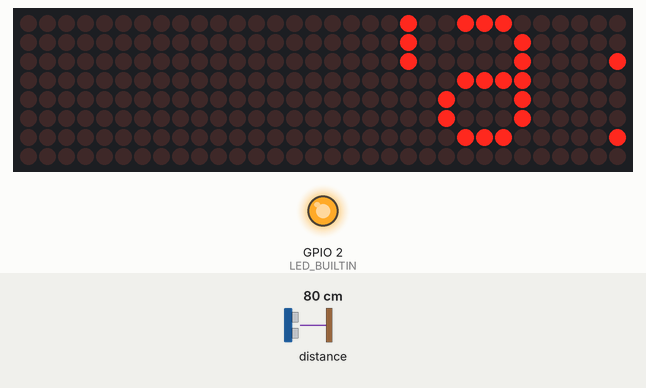
Simulated run of this sketch. Board: ESP32. On the bench: 32×8 LED matrix, output pins drawn as LEDs (lit = HIGH). Dashed ring = blinking. The inputs (shaded band) are chosen by the test bench; at power-on: distance to the obstacle 80 cm. What the sketch prints to the serial monitor is not drawn.

Above: at 19.89 s.
20.2 s: distance to the obstacle set to 2 cm
At 20.9 s:
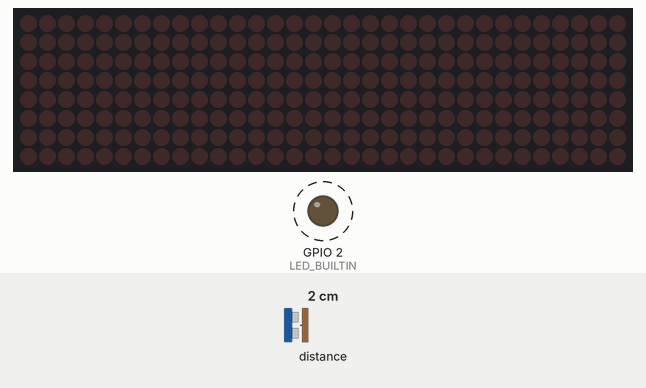
28.1 s: distance to the obstacle set to 35 cm
At 28.78 s:
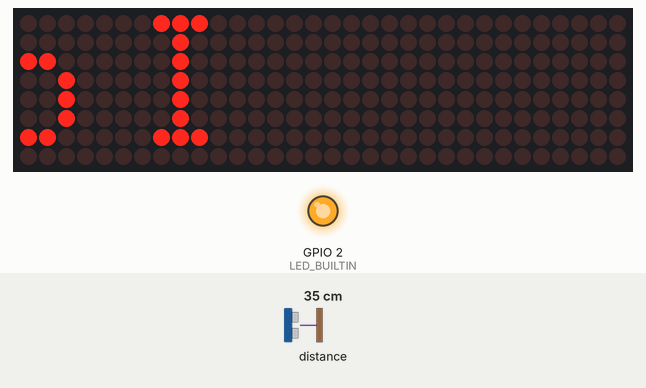
36.0 s: distance to the obstacle set to 4 cm
43.9 s: distance to the obstacle set to 60 cm
At 44.6 s:
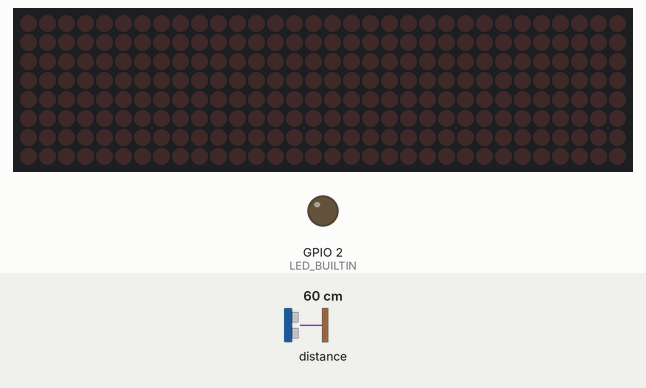
Timing chart, 0 to 52.5 s (numbered marks = the images above; inputs shaded):
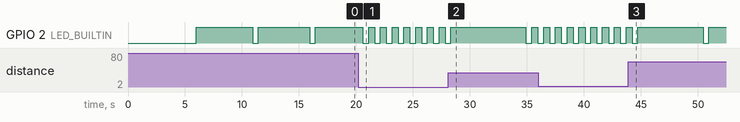

The sketch:

sdist1.ino
```cpp
#include "Adafruit_VL53L0X.h"
#include <MD_Parola.h>
//   https://github.com/MajicDesigns/MD_Parola
#include <MD_MAX72xx.h>
//   https://github.com/MajicDesigns/MD_MAX72xx
#include <SPI.h>

#define HARDWARE_TYPE MD_MAX72XX::PAROLA_HW
#define MAX_DEVICES 4  // Number of modules connected
#define CLK_PIN   16   // SPI SCK pin on UNO
#define DATA_PIN  12   // SPI MOSI pin on UNO
#define CS_PIN    14   // connected to pin 10 on UNO
#define TRIG_DIST 1800
#define MIN_DIST 300
#define DISP_SPEED 30
#define MAXMESS 5
#define BANNERINT 5 //minutes
const bool DBGOUT=false;
Adafruit_VL53L0X lox = Adafruit_VL53L0X();


//MD_Parola P = MD_Parola(HARDWARE_TYPE, CS_PIN, MAX_DEVICES);  // SPI config
MD_Parola P = MD_Parola(HARDWARE_TYPE, DATA_PIN, CLK_PIN, CS_PIN, MAX_DEVICES);

// sets scrolling direction if slider in middle at start
textEffect_t scrollEffect = PA_SCROLL_RIGHT;

textPosition_t scrollAlign = PA_LEFT;  // how to aligh the text
int needsRst = 1;
int dClear = 0;
bool Startup = true;
int scrollPause = 50; // ms of pause after finished displaying message

#define  BUF_SIZE  75  // Maximum of 75 characters
char StartMsg [BUF_SIZE] = {"PDA V1.0"};
char curMessage[MAXMESS][BUF_SIZE] = {{ "DON'T STAND SO CLOSE TO ME!!"}, {"Social distancing is 6 feet."}, {"Please get off my a$$."}, {"Please stand back 6'" }, {"I don't want the Rona! Please back off."}}; // used to hold current message
char startupMessage[BUF_SIZE] = {"WWW.PERSONALDISTANCEALERT.COM"};
char bannerMessage[BUF_SIZE] = {"WWW.PERSONALDISTANCEALERT.COM"};
int myIndx = 0;
unsigned long StartTime;
unsigned long EndTime;


void setup()
{

  pinMode(LED_BUILTIN, OUTPUT);
  Serial.begin(115200);

  // wait until serial port opens for native USB devices
  while (! Serial) {
    delay(1);
  }

  Serial.println("Personal Distance Alert V 1.0");
  // power
  P.begin();  // Start Parola
  // configure Parola
  P.setZoneEffect(0, true, PA_FLIP_LR);
  if (!lox.begin()) {
    if (DBGOUT) {
    Serial.println(F("Failed to boot VL53L0X"));
    }
    while (1);
  }
}

int SetNewMessage(int ndx) {
  int retval = ndx + 1;
  if (retval > MAXMESS) {
    retval = 0;
  }
  //Serial.printf("Setting new message %i\n", retval);
  P.displayText(&curMessage[retval][0], PA_RIGHT, DISP_SPEED, scrollPause, PA_SCROLL_RIGHT, PA_SCROLL_RIGHT);
  //P.displayScroll(&curMessage[retval][0],PA_RIGHT, PA_SCROLL_RIGHT, DISP_SPEED);
  return retval;
}

void ResetBannerTimer() {
  StartTime = millis();
  EndTime = StartTime + (BANNERINT * 60 * 1000);
  if (DBGOUT) {
  Serial.printf("StartTime is %i EndTime is %i\n", StartTime, EndTime);
  }
}

bool CheckBannerTimer() {
  if (DBGOUT) {
  Serial.printf("EndTime is %i CurTime is %i\n", EndTime, millis());
  }
  return millis() > EndTime;
}

void TriggerDisplay() {
  bool Done = false;
  myIndx = SetNewMessage(myIndx);
  Animator();
  needsRst = 1;
}

void Animator() {
  bool Done = false;
  do {
    if (P.displayAnimate()) {
      Done = true;
    }
    delay(10);
  } while (!Done);
}

void DisplayBanner() {
  bool Done = false;
  P.displayText(bannerMessage, PA_RIGHT, DISP_SPEED, scrollPause, PA_SCROLL_RIGHT, PA_SCROLL_RIGHT);
  Animator();
}

void loop() {
  VL53L0X_RangingMeasurementData_t measure;
  if (Startup) {
    bool Done = false;
    P.displayText(startupMessage, PA_RIGHT, DISP_SPEED, scrollPause, PA_SCROLL_RIGHT, PA_SCROLL_RIGHT);
    Animator();
    Startup = false;
  }
  digitalWrite(LED_BUILTIN, HIGH);   // turn the LED on (HIGH is the voltage level)
  lox.rangingTest(&measure, false); // pass in 'true' to get debug data printout!

  if (measure.RangeStatus != 4) {  // phase failures have incorrect data
    int rm = measure.RangeMilliMeter;

    if ((rm > MIN_DIST) && (rm < TRIG_DIST)) {
      if (DBGOUT) {
      Serial.printf("Trigger range is %i mm\n", rm);
      }
      TriggerDisplay();
      ResetBannerTimer();

    } else {
      if (rm > 0) {
        //Serial.printf("Range is %i mm\n", rm);
      }
    }
  }
  delay(500); //Wait for half a second
  digitalWrite(LED_BUILTIN, LOW);   // turn the LED on (HIGH is the voltage level)
  delay(500);                       // wait for half a second
  if (CheckBannerTimer()) {
    DisplayBanner();
    ResetBannerTimer();
  }

}
```

Measured:
- after the input at 28.1 s, the display: changes after 0.54 s (image 2)
- after the input at 43.9 s, GPIO 2 (LED_BUILTIN): HIGH → LOW after 6.6 s, → HIGH 0.50 s later
- by itself, GPIO 2 (LED_BUILTIN): alternates HIGH for 4.7 s and LOW for 0.50 s
